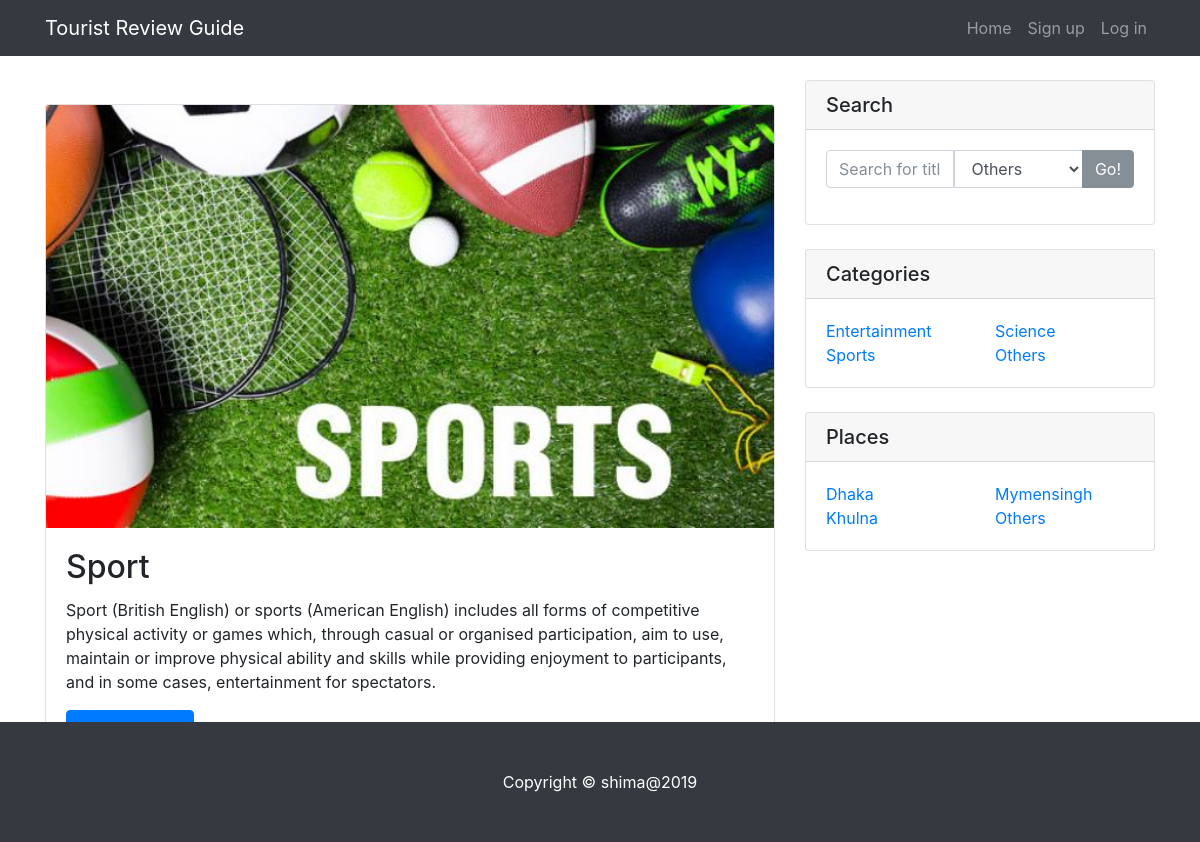
/blog/sports.php, run on the app's committed database.
### tables this page shows
CREATE TABLE `post` (
  `ID` int(11) NOT NULL,
  `Title` varchar(255) NOT NULL,
  `Date_Time` datetime NOT NULL,
  `Image` varchar(255) DEFAULT NULL,
  `Post` text,
  `Category` varchar(50) NOT NULL,
  `Total_Rates` int(11) DEFAULT NULL,
  `Raters_Number` int(11) DEFAULT NULL,
  `Place` varchar(255) DEFAULT NULL,
  `User_ID` int(11) NOT NULL
);

### blog/assets/classes/post.php (called while the page is built, shortened)
<?php
class post
{
 private $connection;
    function __construct ($c){
        $this->connection=$c;
    }
    public function getSportsPosts(){
        $query = " SELECT * FROM post ".
            "WHERE Category= 'sports'";
        $result = mysqli_query($this->connection , $query);
        if(!$result){
          return -1;
        }
        else{
            return $result;
        }
    }
}
?>

### blog/sports.php (the view, shortened to what this page needs)
<?php
require_once ("assets/layouts/header.php");
require_once("assets/db_connection.php");
require_once ("assets/classes/post.php");
$post=new post($connection);
$result=$post->getSportsPosts();
?>
    <div class="container">
      <div class="row">
        <div class="col-md-8">
          <br><br>
         <?php
            if($result == false) {
                trigger_error("Query result returns -1");
            }else{
            while ($data=mysqli_fetch_assoc($result)){
        ?>
          <div class="card mb-4">
            <img class="card-img-top" src="<?php echo $data["Image"]; ?>" alt="Card image cap">
            <div class="card-body">
              <h2 class="card-title"><?php echo ucfirst($data["Title"]); ?></h2>
              <p class="card-text"><?php echo $data["Post"]; ?></p>
               <?php $link = "post.php?id=";?>
              <a href="<?php echo $link.$data["ID"]; ?>" class="btn btn-primary">Read More &rarr;</a>
            </div>
            <div class="card-footer text-muted">
              <?php
                $userlink = "profile.php?user=";
                ?>
             <a href="<?php echo $userlink.$data["User_ID"]; ?>" style="text-transform: capitalize;"><?php
                  ?></a>
            </div>
          </div>
          <?php } } ?>
        </div>
        <div class="col-md-4">
          <?php
             require_once("assets/layouts/search.php");
            require_once("assets/layouts/categories.php");
            require_once("assets/layouts/places.php");
         ?>
        </div>
      </div>
    </div>
<?php
require_once("assets/layouts/footer.php");
?>

### blog/css/blog-home.css (style rules this page uses)
body { padding-top: 54px; }
@media (min-width: 992px) { body { padding-top: 56px; } }

### data on the page
post: Image (picture), Title "Sport", Post "Sport (British English) or sports (American English) includes all forms of competitive physical activity or games which, through casual or organised participation, aim to use, maintain or improve physical ability and skills while providing enjoyment to participants, and in some cases, entertainment for spectators."

### other printed values
$pro "Sign up"
$parameter "Log in"
